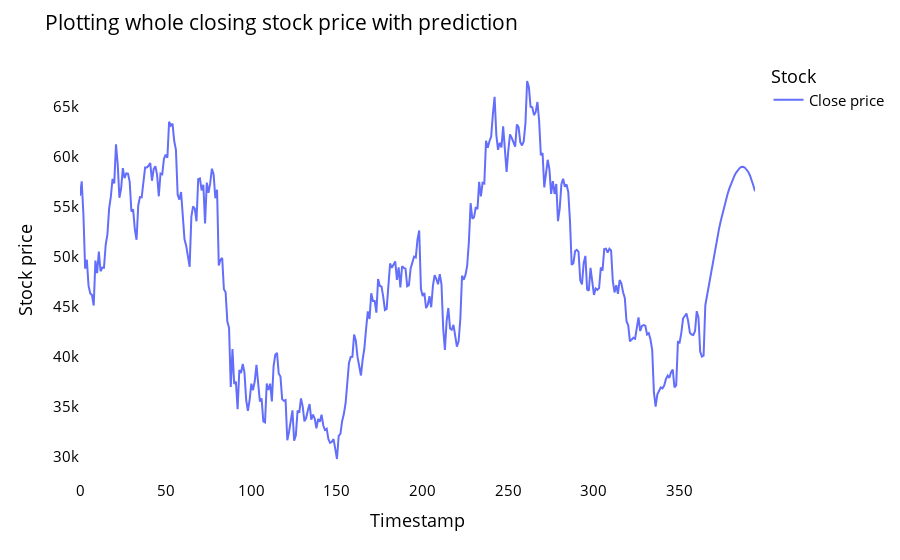

Notebook code cell kept with this figure:
### Markdown cell above
- # Plotting entire Closing Stock Price with next 30 days period of prediction

### Code cell
lstmdf=closedf.tolist()
lstmdf.extend((np.array(lst_output).reshape(-1,1)).tolist())
lstmdf=scaler.inverse_transform(lstmdf).reshape(1,-1).tolist()[0]

names = cycle(['Close price'])

fig = px.line(lstmdf,labels={'value': 'Stock price','index': 'Timestamp'})
fig.update_layout(title_text='Plotting whole closing stock price with prediction',
                  plot_bgcolor='white', font_size=15, font_color='black',legend_title_text='Stock')

fig.for_each_trace(lambda t:  t.update(name = next(names)))

fig.update_xaxes(showgrid=False)
fig.update_yaxes(showgrid=False)
fig.show()

### Figure 1 — Plotly figure (JSON) as saved in the notebook; plotly's stock layout.template omitted (floating-point values rounded to 4 significant figures; data arrays with more than 128 entries replaced by an {"elided": "..."} marker saying what was removed)
{"data": [{"hovertemplate": "variable=0<br>Timestamp=%{x}<br>Stock price=%{y}<extra></extra>", "legendgroup": "0", "line": {"color": "#636efa", "dash": "solid"}, "marker": {"symbol": "circle"}, "mode": "lines", "name": "Close price", "orientation": "v", "showlegend": true, "type": "scatter", "x": {"elided": "395 int values"}, "xaxis": "x", "y": {"elided": "395 float values"}, "yaxis": "y"}], "layout": {"font": {"color": "black", "size": 15}, "legend": {"title": {"text": "Stock"}, "tracegroupgap": 0}, "margin": {"t": 60}, "plot_bgcolor": "white", "title": {"text": "Plotting whole closing stock price with prediction"}, "xaxis": {"anchor": "y", "domain": [0, 1], "showgrid": false, "title": {"text": "Timestamp"}}, "yaxis": {"anchor": "x", "domain": [0, 1], "showgrid": false, "title": {"text": "Stock price"}}}}
